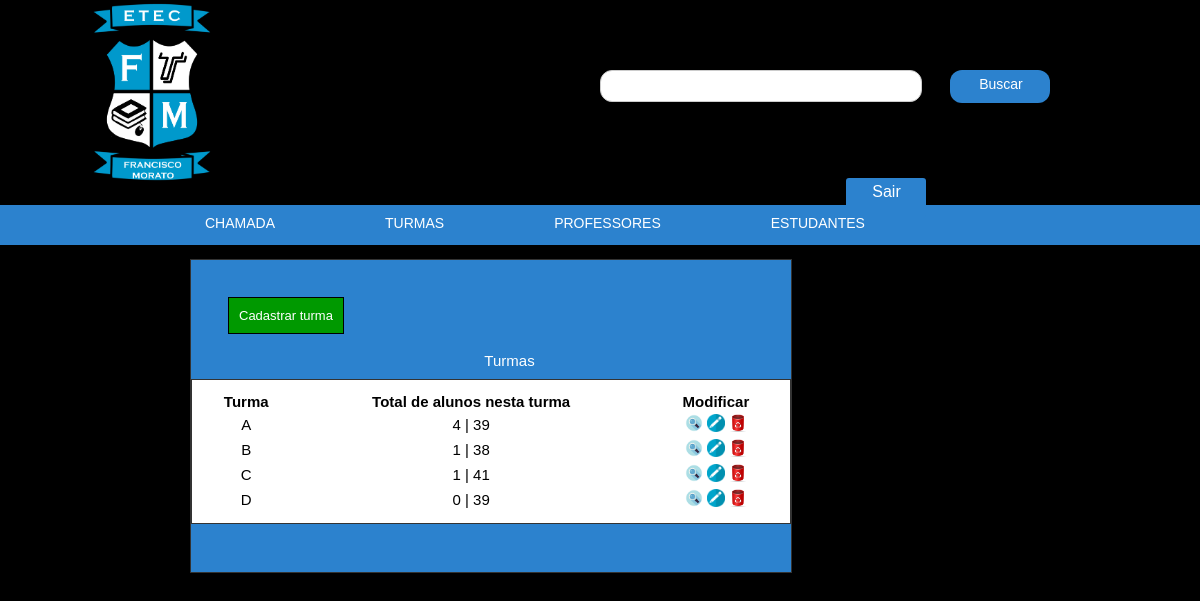
Page /Site/admin/cursos_e_disciplinas.php?pg=turma on the committed database.
### tables this page shows
CREATE TABLE `turma` (
  `id_turma` tinyint(3) UNSIGNED NOT NULL,
  `nome_turma` varchar(2) NOT NULL,
  `quantidade_alunos` tinyint(3) UNSIGNED NOT NULL,
  `disponivel` bit(1) NOT NULL DEFAULT b'1'
);

### Site/admin/cursos_e_disciplinas.php (the view, shortened to what this page needs)
<!DOCTYPE html PUBLIC "-//W3C//DTD XHTML 1.0 Transitional//EN" "http://www.w3.org/TR/xhtml1/DTD/xhtml1-transitional.dtd">
<html xmlns="http://www.w3.org/1999/xhtml">
<head>
	<link href="css/cursos_e_disciplinas.css" rel="stylesheet" type="text/css" />
</head>
<body>
	<?php require "topo.php"; ?>
	<div id="caixa_preta">
	</div>
	<?php if(@$_GET['pg'] == 'turma'){ ?>
		<div id="box_curso">
			<br/><br/>
 			<a class="a2" href="cursos_e_disciplinas.php?pg=turma&amp;cadastra=sim">Cadastrar turma</a>
			<?php
			$sql_resultado_consulta_turma = "SELECT * FROM turma";
			$resultado_consulta_turma = mysqli_query($conexao, $sql_resultado_consulta_turma) or die(mysqli_error($conexao));
 			if(mysqli_num_rows($resultado_consulta_turma) <= 0){
	 			echo "<br><br>No momento não existe nenhuma turma cadastrada!<br><br>";
 			}
			else
			{ ?>
				<br/><br/>
				<h1>Turmas</h1>
				<table width="600" border="0">
					<tr>
						<td><center><strong>Turma</strong></center></td>
						<td><center><strong>Total de alunos nesta turma</strong></center></td>
						<td><center><strong>Modificar</strong></center></td>
					</tr>
						<?php while($resultado_consulta_turma_1 = mysqli_fetch_assoc($resultado_consulta_turma)){ ?>
							<tr>
								<td><center><?php echo $nome_turma = $resultado_consulta_turma_1['nome_turma']; ?></center></td>
								<td><center><?php $qtde_alunos = $resultado_consulta_turma_1['quantidade_alunos'];
									$cod_turma = $resultado_consulta_turma_1['id_turma'];
									$sql_resultado_consulta_qtde_matricula = "SELECT * FROM matricula WHERE id_turma = '$cod_turma'";
									$resultado_consulta_qtde_alunos_matriculados = mysqli_query($conexao, $sql_resultado_consulta_qtde_matricula) or die(mysqli_error($conexao));
									$qtde_alunos_matriculados = mysqli_num_rows($resultado_consulta_qtde_alunos_matriculados);
									echo $qtde_alunos_matriculados . " | " . $qtde_alunos;?></center></td>
								<td>
									<center>
										<a href="cursos_e_disciplinas.php?pg=turma&amp;op=visualizar&turma=<?php echo $cod_turma; ?>" ><img title="Visualizar Turma <?php echo $nome_turma; ?>" src="img/lupa_turma.png" width="18" height="18" border="0"></a>
										<a href="cursos_e_disciplinas.php?pg=turma&amp;op=atualizar&turma=<?php echo $cod_turma; ?>"><img title="Atualizar Turma <?php echo $nome_turma; ?>" src="img/editar.png" width="18" height="18" border="0"></a>
										<a href="cursos_e_disciplinas.php?pg=turma&amp;op=deletar&turma=<?php echo $cod_turma; ?>"><img title="Deletar Turma <?php echo $nome_turma; ?>" src="img/deletar.ico" width="18" height="18" border="0"></a>
									</center>
								</td>
							</tr>
						<?php } ?>
				</table>
				<br/><br/>
			<?php } ?>
		</div>
	<?php  }?>
	<?php require "rodape.php"; ?>
</body>
</html>

### Site/admin/css/cursos_e_disciplinas.css (style rules this page uses)
#caixa_preta { background:#000; width:980px; margin:18px auto; height:15px; }
#box_curso { width:auto; background:#2C82CE; height:auto; float:left; text-align:left; margin:-20px 0 20px 190px; border:1px solid #333; padding: 20px 0px; }
#box_curso .a2 { font:13px Arial, Helvetica, sans-serif; margin:30px 0 10px 37px; color:#FFF; background:#090; text-decoration:none; padding:10px; border:1px solid #000; }
#box_curso h1 { text-align: center; font:15px Arial, Helvetica, sans-serif; margin:15px 0 10px 37px; color:#FFF; }
#box_curso table { border:1px solid #333; padding:10px; background:#FFF; margin:0 0 10px 0; margin:auto; font:15px Arial, Helvetica, sans-serif; text-align:left; }

### Site/admin/css/topo.css (style rules this page uses)
body { padding:0; margin:0; }

### Site/admin/css/rodape.css (style rules this page uses)
body { text-align:center; font:12px Arial, Helvetica, sans-serif; }

### rows in the picture
turma: nome_turma "A", qtde_alunos_matriculados "4", quantidade_alunos "39"
turma: nome_turma "B", qtde_alunos_matriculados "1", quantidade_alunos "38"
turma: nome_turma "C", qtde_alunos_matriculados "1", quantidade_alunos "41"
turma: nome_turma "D", qtde_alunos_matriculados "0", quantidade_alunos "39"
